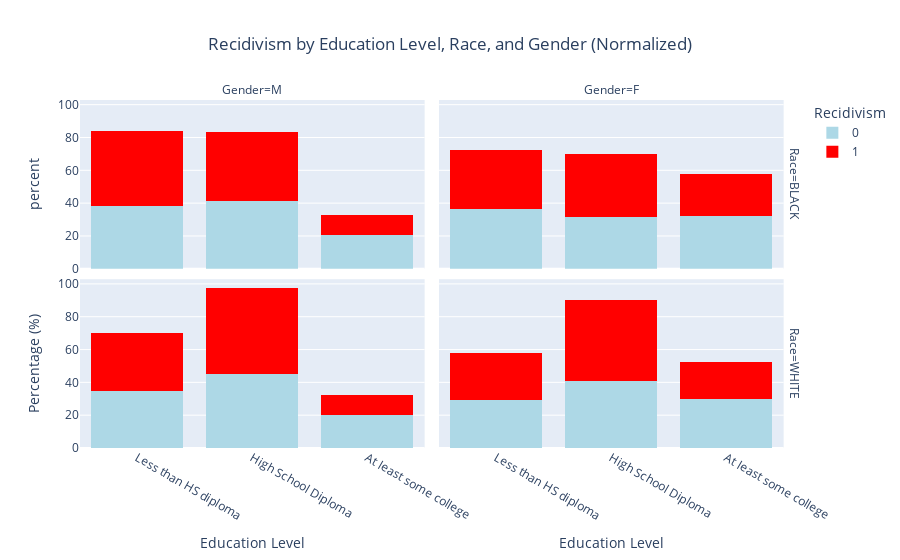

Notebook cell for this chart:
### Markdown cell above
This investigate whether higher Program Attendance reduces Recidivism for individuals with different Supervision Risk Scores. This helps see if higher-risk individuals benefit more from attending rehabilitation programs. Analysis is in the report.

### Code cell
#Stacked bar chart of Recidivism by Education Level, Race, and Gender which was normalized. 
fig = px.histogram(
    data,
    x='Education_Level',  
    color='Recidivism_Within_3years',  
    barmode='stack',  
    facet_row='Race', 
    facet_col='Gender', 
    category_orders={'Education_Level': ['Less than HS diploma', 'High School Diploma', 'At least some college']},  # Order education levels
    title="Recidivism by Education Level, Race, and Gender (Normalized)",
    labels={'Recidivism_Within_3years': 'Recidivism (1 = Reoffended, 0 = Not Reoffended)', 
            'Education_Level': 'Education Level', 'Race': 'Race', 'Gender': 'Gender'},
    color_discrete_map={0: 'lightblue', 1: 'red'},  
    histnorm='percent' 
)

fig.update_layout(
    xaxis_title='Education Level',
    yaxis_title='Percentage (%)',
    barmode='stack',
    legend_title='Recidivism',
    title_x=0.5,  
)

fig.show()

### Figure 1 — Plotly figure (JSON) as saved in the notebook; plotly's stock layout.template omitted (floating-point values rounded to 4 significant figures; data arrays with more than 128 entries replaced by an {"elided": "..."} marker saying what was removed)
{"data": [{"alignmentgroup": "True", "bingroup": "x", "histnorm": "percent", "hovertemplate": "Recidivism (1 = Reoffended, 0 = Not Reoffended)=0<br>Race=BLACK<br>Gender=M<br>Education Level=%{x}<br>percent=%{y}<extra></extra>", "legendgroup": "0", "marker": {"color": "lightblue", "pattern": {"shape": ""}}, "name": "0", "offsetgroup": "0", "orientation": "v", "showlegend": true, "type": "histogram", "x": {"elided": "4360 str values"}, "xaxis": "x3", "yaxis": "y3"}, {"alignmentgroup": "True", "bingroup": "x", "histnorm": "percent", "hovertemplate": "Recidivism (1 = Reoffended, 0 = Not Reoffended)=0<br>Race=BLACK<br>Gender=F<br>Education Level=%{x}<br>percent=%{y}<extra></extra>", "legendgroup": "0", "marker": {"color": "lightblue", "pattern": {"shape": ""}}, "name": "0", "offsetgroup": "0", "orientation": "v", "showlegend": false, "type": "histogram", "x": {"elided": "516 str values"}, "xaxis": "x4", "yaxis": "y4"}, {"alignmentgroup": "True", "bingroup": "x", "histnorm": "percent", "hovertemplate": "Recidivism (1 = Reoffended, 0 = Not Reoffended)=0<br>Race=WHITE<br>Gender=M<br>Education Level=%{x}<br>percent=%{y}<extra></extra>", "legendgroup": "0", "marker": {"color": "lightblue", "pattern": {"shape": ""}}, "name": "0", "offsetgroup": "0", "orientation": "v", "showlegend": false, "type": "histogram", "x": {"elided": "3163 str values"}, "xaxis": "x", "yaxis": "y"}, {"alignmentgroup": "True", "bingroup": "x", "histnorm": "percent", "hovertemplate": "Recidivism (1 = Reoffended, 0 = Not Reoffended)=0<br>Race=WHITE<br>Gender=F<br>Education Level=%{x}<br>percent=%{y}<extra></extra>", "legendgroup": "0", "marker": {"color": "lightblue", "pattern": {"shape": ""}}, "name": "0", "offsetgroup": "0", "orientation": "v", "showlegend": false, "type": "histogram", "x": {"elided": "948 str values"}, "xaxis": "x2", "yaxis": "y2"}, {"alignmentgroup": "True", "bingroup": "x", "histnorm": "percent", "hovertemplate": "Recidivism (1 = Reoffended, 0 = Not Reoffended)=1<br>Race=BLACK<br>Gender=M<br>Education Level=%{x}<br>percent=%{y}<extra></extra>", "legendgroup": "1", "marker": {"color": "red", "pattern": {"shape": ""}}, "name": "1", "offsetgroup": "1", "orientation": "v", "showlegend": true, "type": "histogram", "x": {"elided": "6950 str values"}, "xaxis": "x3", "yaxis": "y3"}, {"alignmentgroup": "True", "bingroup": "x", "histnorm": "percent", "hovertemplate": "Recidivism (1 = Reoffended, 0 = Not Reoffended)=1<br>Race=BLACK<br>Gender=F<br>Education Level=%{x}<br>percent=%{y}<extra></extra>", "legendgroup": "1", "marker": {"color": "red", "pattern": {"shape": ""}}, "name": "1", "offsetgroup": "1", "orientation": "v", "showlegend": false, "type": "histogram", "x": {"elided": "436 str values"}, "xaxis": "x4", "yaxis": "y4"}, {"alignmentgroup": "True", "bingroup": "x", "histnorm": "percent", "hovertemplate": "Recidivism (1 = Reoffended, 0 = Not Reoffended)=1<br>Race=WHITE<br>Gender=M<br>Education Level=%{x}<br>percent=%{y}<extra></extra>", "legendgroup": "1", "marker": {"color": "red", "pattern": {"shape": ""}}, "name": "1", "offsetgroup": "1", "orientation": "v", "showlegend": false, "type": "histogram", "x": {"elided": "4629 str values"}, "xaxis": "x", "yaxis": "y"}, {"alignmentgroup": "True", "bingroup": "x", "histnorm": "percent", "hovertemplate": "Recidivism (1 = Reoffended, 0 = Not Reoffended)=1<br>Race=WHITE<br>Gender=F<br>Education Level=%{x}<br>percent=%{y}<extra></extra>", "legendgroup": "1", "marker": {"color": "red", "pattern": {"shape": ""}}, "name": "1", "offsetgroup": "1", "orientation": "v", "showlegend": false, "type": "histogram", "x": {"elided": "849 str values"}, "xaxis": "x2", "yaxis": "y2"}], "layout": {"annotations": [{"font": {}, "showarrow": false, "text": "Gender=M", "x": 0.24, "xanchor": "center", "xref": "paper", "y": 1, "yanchor": "bottom", "yref": "paper"}, {"font": {}, "showarrow": false, "text": "Gender=F", "x": 0.74, "xanchor": "center", "xref": "paper", "y": 1, "yanchor": "bottom", "yref": "paper"}, {"font": {}, "showarrow": false, "text": "Race=WHITE", "textangle": 90, "x": 0.98, "xanchor": "left", "xref": "paper", "y": 0.2425, "yanchor": "middle", "yref": "paper"}, {"font": {}, "showarrow": false, "text": "Race=BLACK", "textangle": 90, "x": 0.98, "xanchor": "left", "xref": "paper", "y": 0.7575, "yanchor": "middle", "yref": "paper"}], "barmode": "stack", "legend": {"title": {"text": "Recidivism"}, "tracegroupgap": 0}, "title": {"text": "Recidivism by Education Level, Race, and Gender (Normalized)", "x": 0.5}, "xaxis": {"anchor": "y", "categoryarray": ["Less than HS diploma", "High School Diploma", "At least some college"], "categoryorder": "array", "domain": [0, 0.48], "title": {"text": "Education Level"}}, "xaxis2": {"anchor": "y2", "categoryarray": ["Less than HS diploma", "High School Diploma", "At least some college"], "categoryorder": "array", "domain": [0.5, 0.98], "matches": "x", "title": {"text": "Education Level"}}, "xaxis3": {"anchor": "y3", "domain": [0, 0.48], "matches": "x", "showticklabels": false}, "xaxis4": {"anchor": "y4", "domain": [0.5, 0.98], "matches": "x", "showticklabels": false}, "yaxis": {"anchor": "x", "domain": [0, 0.485], "title": {"text": "Percentage (%)"}}, "yaxis2": {"anchor": "x2", "domain": [0, 0.485], "matches": "y", "showticklabels": false}, "yaxis3": {"anchor": "x3", "domain": [0.515, 1], "matches": "y", "title": {"text": "percent"}}, "yaxis4": {"anchor": "x4", "domain": [0.515, 1], "matches": "y", "showticklabels": false}}}
